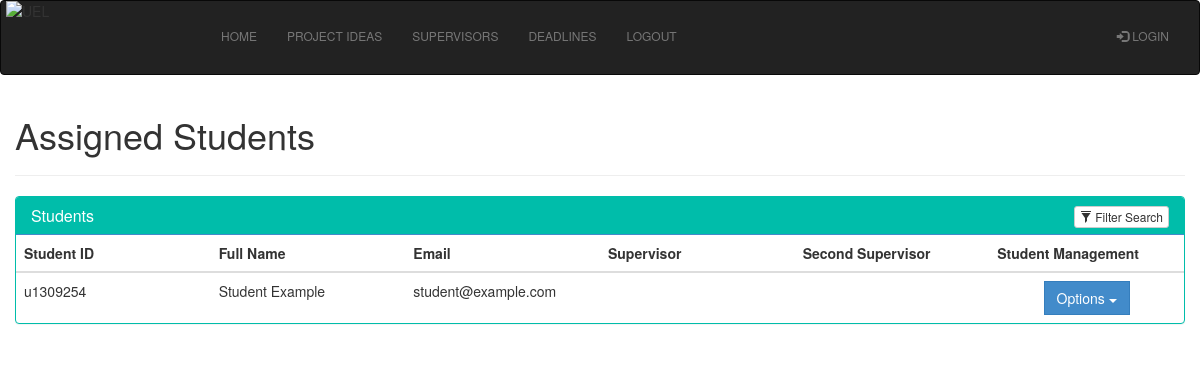
The app's page /assessment/supervisor/students-view.php with its own data.
### tables this page shows
CREATE TABLE `users` (
  `id` varchar(8) NOT NULL,
  `name` varchar(25) NOT NULL,
  `surname` varchar(25) NOT NULL,
  `email` varchar(100) NOT NULL,
  `username` varchar(10) NOT NULL,
  `password` varchar(10) NOT NULL,
  `rank` varchar(15) NOT NULL,
  `level` int(1) NOT NULL,
  PRIMARY KEY  (`id`)
);

### assessment/supervisor/students-view.php (the view, shortened to what this page needs)
<!DOCTYPE html>
<html>
  <?php
    include "../includes/header.php";
    include "../includes/navbar.php";
    include "../db_handler.php";
  ?>
  <link rel="stylesheet" href="https://maxcdn.bootstrapcdn.com/bootstrap/3.3.7/css/bootstrap.min.css">
<head>
    <link rel="stylesheet" type="text/css" href="bootstrap/css/bootstrap.min.css"/>
</head>
<body>
<div class="container">
    <div class="row">
      <h1>Assigned Students</h1>
      <hr>
        <div class="panel panel-primary filterable" style="border-color: #00bdaa;">
            <div class="panel-heading" style="background-color: #00bdaa;">
                <h3 class="panel-title">Students</h3>
                <div class="pull-right">
                    <button class="btn btn-default btn-xs btn-filter"><span class="glyphicon glyphicon-filter"></span> Filter Search</button>
                </div>
            </div>
            <table class="table">
                <thead>
                    <tr class="filters">
                        <th><input type="text" class="form-control" placeholder="Student ID" disabled></th>
                        <th><input type="text" class="form-control" placeholder="Full Name" disabled></th>
                        <th><input type="text" class="form-control" placeholder="Email" disabled></th>
                        <th><input type="text" class="form-control" placeholder="Supervisor" disabled></th>
                        <th><input type="text" class="form-control" placeholder="Second Supervisor" disabled></th>
                        <th><input type="text" class="form-control" placeholder="Student Management" disabled></th>
                    </tr>
                </thead>
                <tbody>
                    <?php
                        $output = '';
                        if(isset($_POST["query"]))
                        {
                         $search = mysqli_real_escape_string($conn, $_POST["query"]);
                         $query = "
                          SELECT * FROM users
                          WHERE name LIKE '%".$search."%'
                          OR surname LIKE '%".$search."%'
                          OR email LIKE '%".$search."%'
                          OR username LIKE '%".$search."%'
                          OR supervisor LIKE '%".$search."%'
                          OR second supervisor LIKE '%".$search."%'
                         ";
                        }
                        else
                        {
                          $query = "SELECT * FROM users WHERE rank='student' ORDER BY name asc";
                        }
                        $result = mysqli_query($conn, $query);
                        if(mysqli_num_rows($result) > 0)
                        {
                         while($row = mysqli_fetch_array($result))
                         {
                        $username = $row["username"];
                          $output .= '
                           <tr>
                            <td>'.$row["id"].'</td>
                            <td>'.$row["name"]. ' ' .$row["surname"].'</td>
                            <td>'.$row["email"].'</td>
                            <td>'.$row["supervisor"].'</td>
                            <td>'.$row["second_supervisor"].'</td>
                          <td class="text-center">
                          <div class="btn-group">
                              <div class="btn-group">
                                <button type="button" class="btn btn-primary dropdown-toggle" data-toggle="dropdown">Options <span class="caret"></span>
                                </button>
                                <ul class="dropdown-menu" role="menu">
                                  <li>
                                    <a href="add-mark.php?id=' . $username . '">Add Mark</a>
                                  </li>
                                  <li>
                                    <a href="#">Add To Module</a>
                                  </li>
                                  <li>
                                    <a href="#">Add Coursework Mark</a>
                                  </li>
                                  <li>
                                    <a href="#">Add Exam Mark</a>
                                  </li>
                                  <li>
                                    <a href="assign-supervisor.php?id=' . $username . '">Assign Supervisor</a>
                                  </li>
                                  <li>
                                    <a href="edit-student.php?id=' . $username . '">Edit Student Details</a>
                                  </li>
                                  <li>
                                    <a href="remove-student.php?id=' . $username . '">Remove Student</a>
                                  </li>
                                </ul>
                              </div>
                            </div>
                          </td>
                           </tr>
                        </div>
                          ';
                         }
                         echo $output;
                        }
                    ?>
            </div>
        </div>
</body>
</html>

### assessment/includes/navbar.php (style rules this page uses)
div { display: block; }

### assessment/supervisor/students-view.php (style rules this page uses)
.filterable { margin-top: 15px; }
.filterable .panel-heading .pull-right { margin-top: -20px; }
.filterable .filters input[disabled] { background-color: transparent; border: none; cursor: auto; box-shadow: none; padding: 0; height: auto; }

### records on screen
users: id "u1309254", name "Student", surname "Example", email "student@example.com"

### other values on screen
$name "HOME"
$name "PROJECT IDEAS"
$name "SUPERVISORS"
$name "DEADLINES"
$name "LOGOUT"
